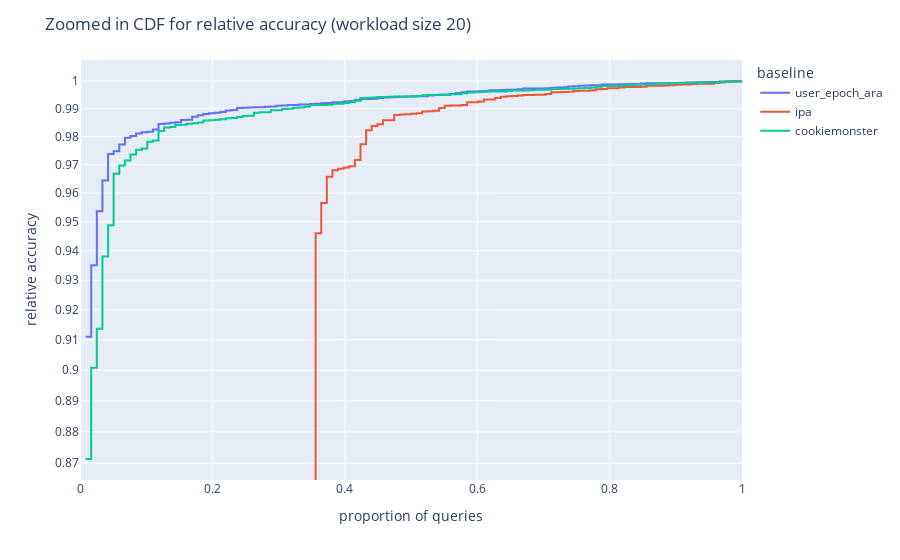
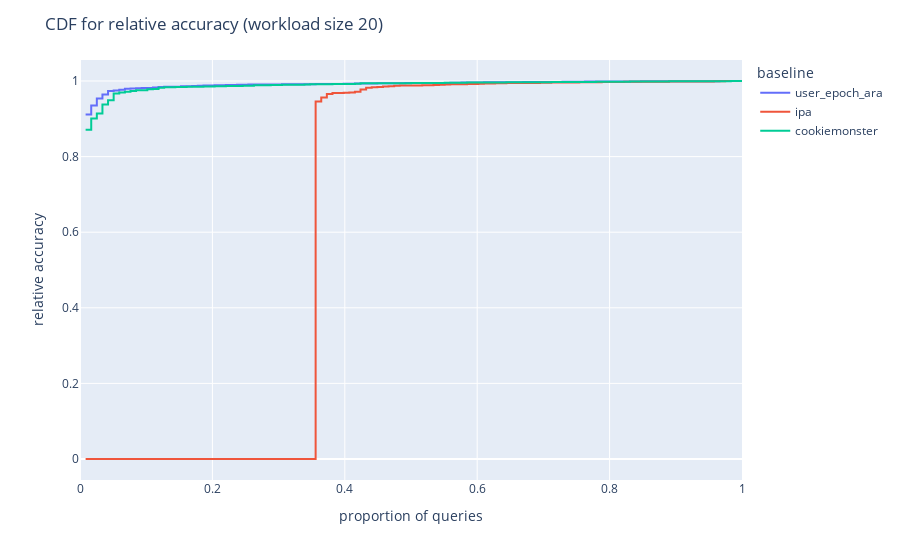

These figures' notebook cell, in order:
### Code cell
for log_y in [True, False]:
    title = (
        "Zoomed in CDF for relative accuracy (workload size 20)"
        if log_y else
        "CDF for relative accuracy (workload size 20)"
    )
    filename = (
        "cdf_zoomed_relative_accuracy_ws_20"
        if log_y else
        "cdf_relative_accuracy_ws_20"
    )
    figcdf = px.ecdf(
        p[p.requested_workload_size == 20],
        y="e2e_bias_accuracy",
        orientation='h',
        color="baseline",
        log_y=log_y,
        
    )
    figcdf.update_layout(
        title=title,
        xaxis_title="proportion of queries",
        yaxis_title="relative accuracy"
    )
    figcdf.show()
    figcdf.write_image(f"./large/{filename}.png")
